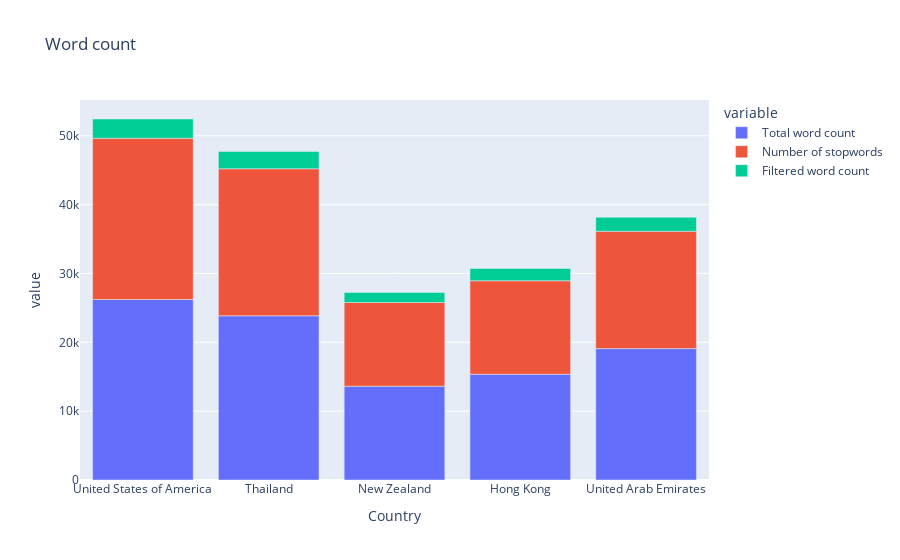

Write notebook code for a chart like this one.
### Code cell
fig = px.bar(dataFrame, x='Country', y=['Total word count', 'Number of stopwords', 'Filtered word count'], title='Word count')
fig.show()

### Figure 1 — Plotly figure (JSON) as saved in the notebook; plotly's stock layout.template omitted (floating-point values rounded to 4 significant figures)
{"data": [{"alignmentgroup": "True", "hovertemplate": "variable=Total word count<br>Country=%{x}<br>value=%{y}<extra></extra>", "legendgroup": "Total word count", "marker": {"color": "#636efa", "pattern": {"shape": ""}}, "name": "Total word count", "offsetgroup": "Total word count", "orientation": "v", "showlegend": true, "textposition": "auto", "type": "bar", "x": ["United States of America", "Thailand", "New Zealand", "Hong Kong", "United Arab Emirates"], "xaxis": "x", "y": [26220, 23855, 13624, 15365, 19086], "yaxis": "y"}, {"alignmentgroup": "True", "hovertemplate": "variable=Number of stopwords<br>Country=%{x}<br>value=%{y}<extra></extra>", "legendgroup": "Number of stopwords", "marker": {"color": "#EF553B", "pattern": {"shape": ""}}, "name": "Number of stopwords", "offsetgroup": "Number of stopwords", "orientation": "v", "showlegend": true, "textposition": "auto", "type": "bar", "x": ["United States of America", "Thailand", "New Zealand", "Hong Kong", "United Arab Emirates"], "xaxis": "x", "y": [23416, 21355, 12163, 13585, 17047], "yaxis": "y"}, {"alignmentgroup": "True", "hovertemplate": "variable=Filtered word count<br>Country=%{x}<br>value=%{y}<extra></extra>", "legendgroup": "Filtered word count", "marker": {"color": "#00cc96", "pattern": {"shape": ""}}, "name": "Filtered word count", "offsetgroup": "Filtered word count", "orientation": "v", "showlegend": true, "textposition": "auto", "type": "bar", "x": ["United States of America", "Thailand", "New Zealand", "Hong Kong", "United Arab Emirates"], "xaxis": "x", "y": [2804, 2500, 1461, 1780, 2039], "yaxis": "y"}], "layout": {"barmode": "relative", "legend": {"title": {"text": "variable"}, "tracegroupgap": 0}, "title": {"text": "Word count"}, "xaxis": {"anchor": "y", "domain": [0, 1], "title": {"text": "Country"}}, "yaxis": {"anchor": "x", "domain": [0, 1], "title": {"text": "value"}}}}
